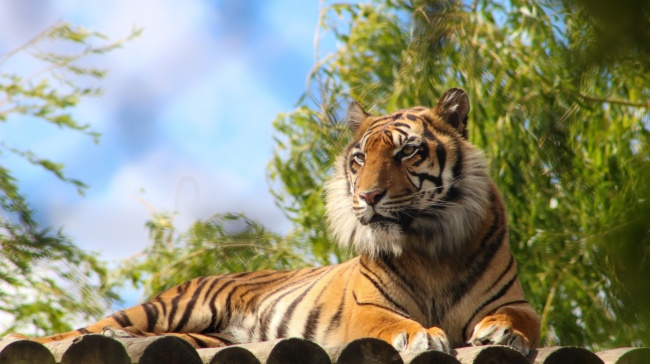
#> input picture resources/tiger.jpeg, 650 x 364 px, found by its file name
$ python 01-hsv_statistic_02.py
#> lines starting #> are read from the running program, lines starting #| are printed output that depends on the picture
#!/usr/bin/env python
#-*- coding:utf-8 -*-

"""
hist = cv2.calcHist([image],             # 传入图像（列表）
                    [0],                 # 使用的通道（使用通道：可选[0],[1],[2]）
                    None,                # 没有使用mask(蒙版)
                    [256],               # HistSize
                    [0.0,255.0])         # 直方图柱的范围
                                         # return->list
"""

import cv2
import numpy as np
import matplotlib.pyplot as plt

def calc_and_draw_hist(image, color):
    hist= cv2.calcHist([image], [0], None, [256], [0.0,255.0])
    minVal, maxVal, minLoc, maxLoc = cv2.minMaxLoc(hist)
    histImg = np.zeros([256,256,3], np.uint8)
    hpt = int(0.9* 256);

    for h in range(256):
        intensity = int(hist[h]*hpt/maxVal)
        cv2.line(histImg,(h,256), (h,256-intensity), color)
    return histImg


if __name__ == '__main__':
    img = cv2.imread("./resources/tiger.jpeg")
#> img is the input picture: shape (364, 650, 3); mean B, G, R 118.9, 142.6, 140.7
#    img = cv2.resize(original_img,None,fx=0.6,fy=0.6,interpolation = cv2.INTER_CUBIC)
    b, g, r = cv2.split(img)
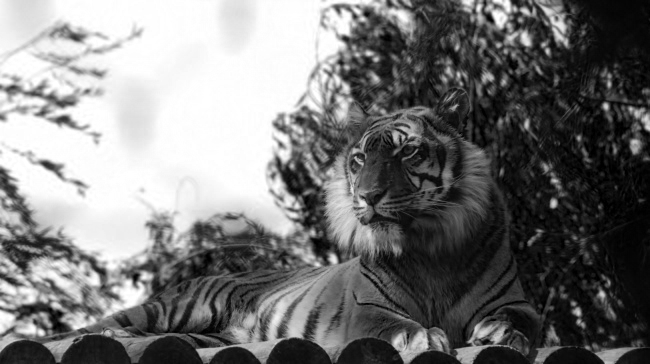
#> b: shape (364, 650); min 0, max 255, mean 118.9
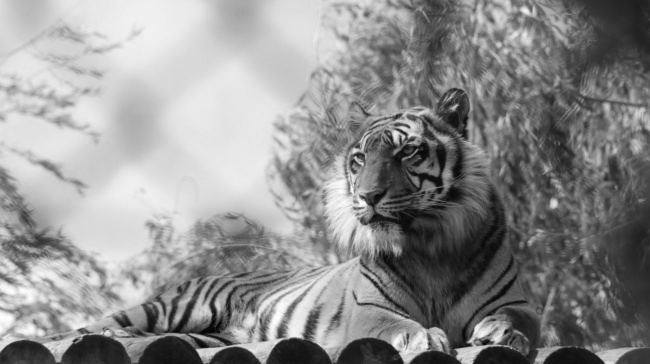
#> g: shape (364, 650); min 2, max 255, mean 142.6
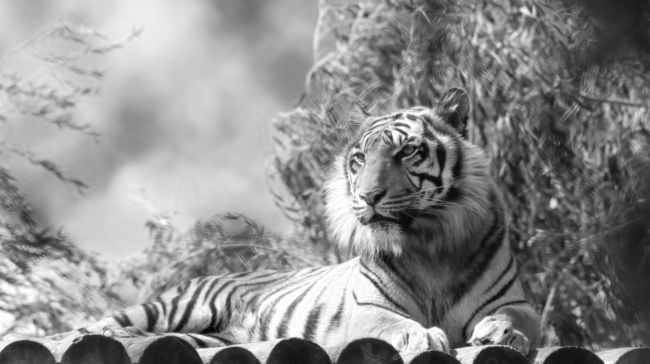
#> r: shape (364, 650); min 2, max 255, mean 140.7

    hist_img_B = calc_and_draw_hist(b, [255, 0, 0])
#> in calc_and_draw_hist, `hist= cv2.calcHist([image], [0], None, [256], [0.0,255.0])`: hist = 256 values, max 11833 at index 254, min 0 at index 255, mean 886.9
#> in calc_and_draw_hist, `minVal, maxVal, minLoc, maxLoc = cv2.minMaxLoc(hist)`: minVal = 0; maxVal = 11833; minLoc = (0, 255); maxLoc = (0, 254)
#> the loop in calc_and_draw_hist, `for h in range(256):` made 256 passes
#> intensity on passes 1 to 3: 16, 7, 10
#> after the loop in calc_and_draw_hist, `for h in range(256):`:
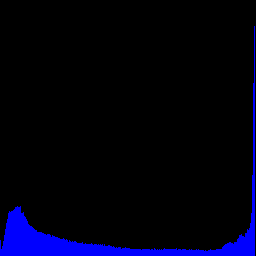
#> histImg: shape (256, 256, 3); mean of channels 0, 1, 2 16.7, 0, 0; drawn as B, G, R
    hist_img_G = calc_and_draw_hist(g, [0, 255, 0])
#> in calc_and_draw_hist (call 2), `hist= cv2.calcHist([image], [0], None, [256], [0.0,255.0])`: hist = 256 values, max 2672 at index 230, min 0 at index 0, mean 924.2
#> in calc_and_draw_hist (call 2), `minVal, maxVal, minLoc, maxLoc = cv2.minMaxLoc(hist)`: maxVal = 2672; minLoc = (0, 0); maxLoc = (0, 230)
#> the loop in calc_and_draw_hist (call 2), `for h in range(256):` made 256 passes
#> intensity on passes 1 to 3: 0, 0, 0
#> after the loop in calc_and_draw_hist (call 2), `for h in range(256):`:
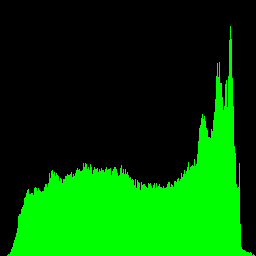
#> histImg: shape (256, 256, 3); mean of channels 0, 1, 2 0, 78.7, 0; drawn as B, G, R
    hist_img_R = calc_and_draw_hist(r, [0, 0, 255])
#> in calc_and_draw_hist (call 3), `hist= cv2.calcHist([image], [0], None, [256], [0.0,255.0])`: hist = 256 values, max 2093 at index 200, min 0 at index 0, mean 921.4
#> in calc_and_draw_hist (call 3), `minVal, maxVal, minLoc, maxLoc = cv2.minMaxLoc(hist)`: maxVal = 2093; maxLoc = (0, 200)
#> the loop in calc_and_draw_hist (call 3), `for h in range(256):` made 256 passes
#> after the loop in calc_and_draw_hist (call 3), `for h in range(256):`:
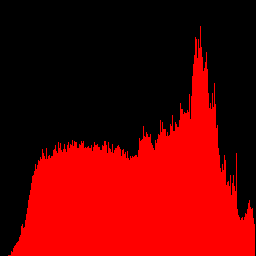
#> histImg: shape (256, 256, 3); mean of channels 0, 1, 2 0, 0, 100.4; drawn as B, G, R

    cv2.imshow("hist_img_B", hist_img_B)
    cv2.imshow("hist_img_G", hist_img_G)
    cv2.imshow("hist_img_R", hist_img_R)
    cv2.imshow("Img", img)
    cv2.waitKey(0)
    cv2.destroyAllWindows()
